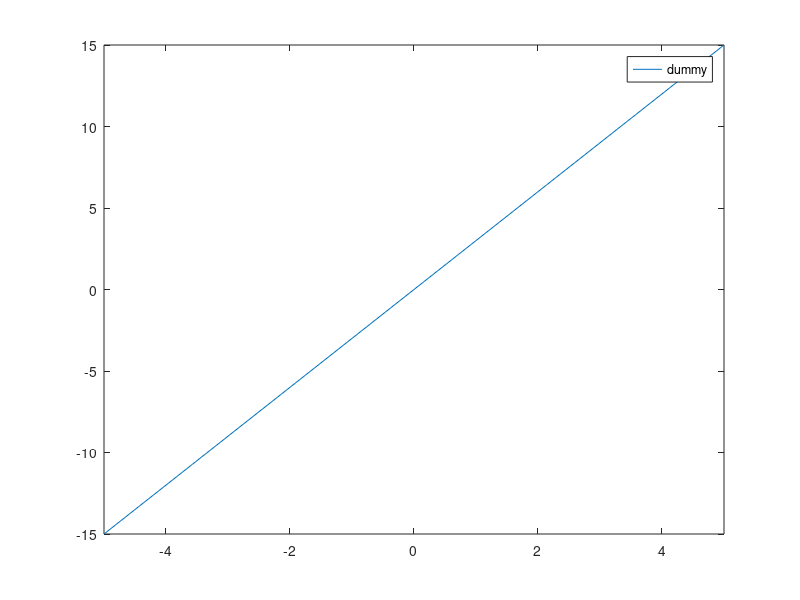

Write the MATLAB code that produced this figure.
% variable
a = 2;

% vector
b = [1 2 3];

% vector times variable
b * a;

% vector times vector
c = [1 2 3];
b .* c;

% matrix
m = [1 0; 0 1];

% sequence of numbers
x = 0:0.1:10;        % 0 to 10 by 0.1
y = sin(x);

% scatter plot
scatter(x, y)

% user defined function (to ni symbolic function btw)
function res = dummy(x)
    res = 3 * x;
end

% call sym
out = dummy(32)

% plot sym
fplot(@dummy, [-5,5]);
